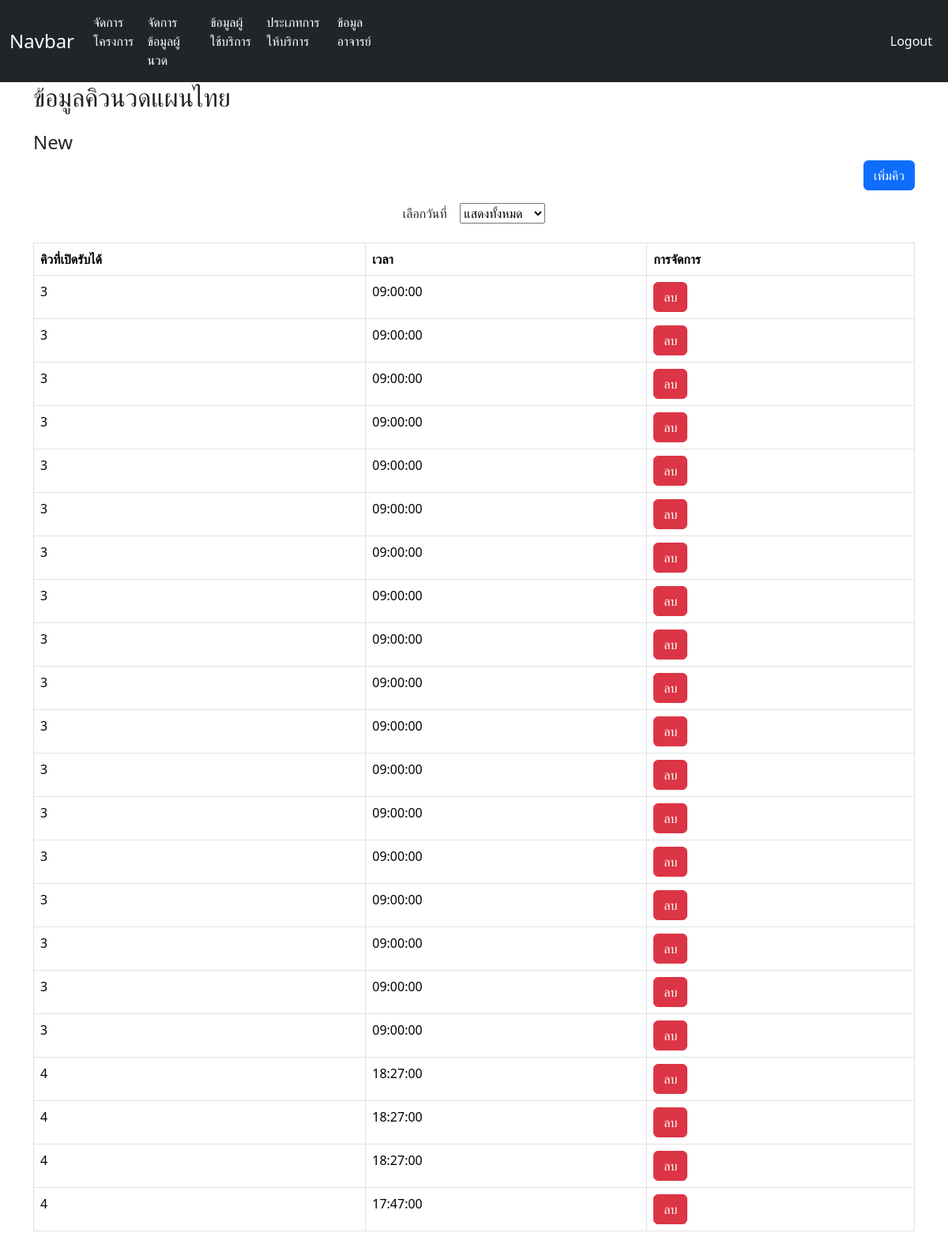
Page /show_Queue.php?p_id=351 (signed in) on the committed database.
### tables this page shows
CREATE TABLE `program` (
  `p_id` int(10) NOT NULL,
  `p_name` varchar(50) NOT NULL,
  `p_start` date NOT NULL,
  `p_end` date NOT NULL,
  `t_id` tinyint(2) NOT NULL
);

CREATE TABLE `queue_table` (
  `qt_id` int(10) NOT NULL,
  `qt_date` date NOT NULL,
  `quota` tinyint(1) NOT NULL,
  `qt_time` time NOT NULL,
  `p_id` int(6) NOT NULL
);

### show_Queue.php (the view, shortened to what this page needs)
<?php
if (isset($_SESSION["valid_uname"]) && isset($_SESSION["valid_upass"]) && isset($_SESSION["valid_utype"])) {
    include 'module/connect.php';
$p_id = $_GET['p_id'];
$sql = "SELECT * FROM queue_table WHERE p_id = '$p_id'";
$result = mysqli_query($conn, $sql);
$sql2 = "SELECT p_name FROM program WHERE p_id = $p_id";
$result2 = mysqli_query($conn, $sql2);
$rs2 = mysqli_fetch_assoc($result2);
?>
<!DOCTYPE html>
<html lang="en">
<head>
</head>
<body>
    <?php include 'component/admin_nav.php'; ?>
    <main>
        <div class="container">
            <h2 class="mb-4">ข้อมูลคิวนวดแผนไทย</h2>
            <div class="row">
                <div class="col-md-6">
                    <div class="form-group">
                        <h4><?php echo $rs2['p_name']; ?></h4>
                    </div>
                </div>
                <div class="table-responsive">
                    <div align="right"><a href="add_Queue.php?p_id=<?php echo $p_id; ?>" class="btn btn-primary mb-3">เพิ่มคิว</a></div>
                    <div align="center">
                        <form method="post" action="show_Queue.php?p_id=<?php echo $p_id; ?>">
                            เลือกวันที่ &nbsp;&nbsp;
                            <?php
                            echo '<select name="selected_date" onchange="this.form.submit()">';
                            echo '<option value="">แสดงทั้งหมด</option>';
                            echo '</select>';
                            ?>
                        </form>
                    </div>
                    <br>
                    <table class="table table-bordered">
                        <thead class="thead-light">
                            <tr>
                                <th>คิวที่เปิดรับได้</th>
                                <th>เวลา</th>
                                <th>การจัดการ</th>
                            </tr>
                        </thead>
                        <tbody>
                            <?php
                            while ($rs = mysqli_fetch_array($result)) {
                            ?>
                                <tr>
                                    <td><?php echo $rs['quota']; ?></td>
                                    <td><?php echo $rs['qt_time']; ?></td>
                                    <td>
                                        <a href="module/delete_queue.php?queue_id=<?php echo $rs['qt_id']; ?>" class="btn btn-danger">ลบ</a>
                                    </td>
                                </tr>
                            <?php
                            }
                            ?>
                        </tbody>
                    </table>
                </div>
            </div>
    </main>
</body>
</html>
<?php
} else {
    echo "<script> alert('Please Login'); window.location='frm_login.php';</script>";
    exit();
}
?>

### rows in the picture
program: p_name "New"
queue_table: quota "3", qt_time "09:00:00"
queue_table: quota "3", qt_time "09:00:00"
queue_table: quota "3", qt_time "09:00:00"
queue_table: quota "3", qt_time "09:00:00"
queue_table: quota "3", qt_time "09:00:00"
queue_table: quota "3", qt_time "09:00:00"
queue_table: quota "3", qt_time "09:00:00"
queue_table: quota "3", qt_time "09:00:00"
queue_table: quota "3", qt_time "09:00:00"
queue_table: quota "3", qt_time "09:00:00"
queue_table: quota "3", qt_time "09:00:00"
queue_table: quota "3", qt_time "09:00:00"
queue_table: quota "3", qt_time "09:00:00"
queue_table: quota "3", qt_time "09:00:00"
queue_table: quota "3", qt_time "09:00:00"
queue_table: quota "3", qt_time "09:00:00"
queue_table: quota "3", qt_time "09:00:00"
queue_table: quota "3", qt_time "09:00:00"
queue_table: quota "4", qt_time "18:27:00"
queue_table: quota "4", qt_time "18:27:00"
queue_table: quota "4", qt_time "18:27:00"
queue_table: quota "4", qt_time "17:47:00"
